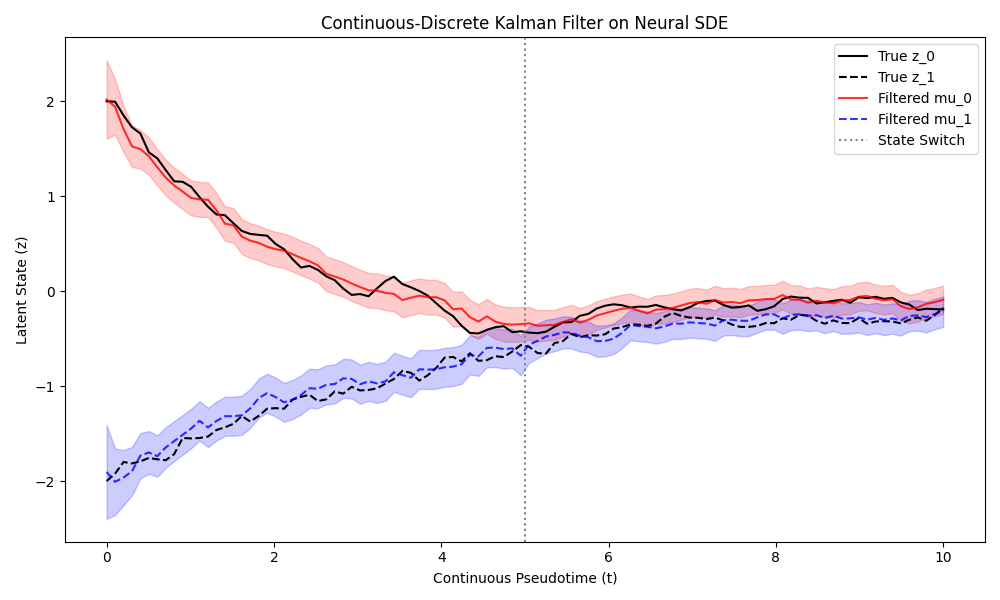

Python code for this plot:
import jax
import jax.numpy as jnp
import matplotlib.pyplot as plt

from stateflow.sde_core import NeuralSLDS
from stateflow.sde_inference import ContinuousDiscreteKalmanFilter

def test_sde_inference():
    print("Testing Continuous-Discrete Kalman Filter...")
    
    K = 2
    D_z = 2
    D_x = 5
    T = 100
    
    key = jax.random.PRNGKey(42)
    sde_model = NeuralSLDS(K, D_z, key)
    
    # Let's create an observation matrix C and R
    C = jnp.eye(D_x, D_z) * np.array([1.0, 1.0, 0.0, 0.0, 0.0])[:, None] # Only observe first 2 dims
    C = jax.random.normal(key, (D_x, D_z))
    R = jnp.eye(D_x) * 0.1
    
    # 1. Generate some continuous truth trajectory
    def s_path(t):
        p0 = jnp.where(t < 5.0, 1.0, 0.0)
        p1 = jnp.where(t >= 5.0, 1.0, 0.0)
        return jnp.array([p0, p1])

    ts = jnp.linspace(0.0, 10.0, T)
    z0 = jnp.array([2.0, -2.0])
    
    print("Simulating ground truth SDE...")
    z_true = sde_model.simulate_path(z0, ts, s_path, key)
    
    # 2. Add emission noise to generate observations
    x_obs = jax.vmap(lambda z: C @ z)(z_true)
    x_obs += jax.random.normal(jax.random.PRNGKey(123), x_obs.shape) * jnp.sqrt(0.1)
    
    # 3. Filter with our Continuous Discrete Filter
    print("Running Filter over discrete observations...")
    expected_s = jax.vmap(s_path)(ts) # We assume discrete states are known for testing the filter
    
    filter = ContinuousDiscreteKalmanFilter(sde_model, C, R)
    mu_0 = jnp.zeros(D_z)
    P_0 = jnp.eye(D_z)
    
    # Need to vmap / scan step
    # Wait, the class filter() function is missing import numpy as np and jax.lax inside logic.
    # We will test the class directly.
    mu_filt, P_filt = filter.filter(x_obs, ts, expected_s, mu_0, P_0)
    
    print("Plotting results...")
    plt.figure(figsize=(10, 6))
    
    # Plot true
    plt.plot(ts, z_true[:, 0], 'k-', label='True z_0')
    plt.plot(ts, z_true[:, 1], 'k--', label='True z_1')
    
    # Plot Filtered
    plt.plot(ts, mu_filt[:, 0], 'r-', alpha=0.8, label='Filtered mu_0')
    plt.plot(ts, mu_filt[:, 1], 'b--', alpha=0.8, label='Filtered mu_1')
    
    # Uncertainty
    std_0 = jnp.sqrt(P_filt[:, 0, 0])
    plt.fill_between(ts, mu_filt[:, 0] - 2*std_0, mu_filt[:, 0] + 2*std_0, color='r', alpha=0.2)
    
    std_1 = jnp.sqrt(P_filt[:, 1, 1])
    plt.fill_between(ts, mu_filt[:, 1] - 2*std_1, mu_filt[:, 1] + 2*std_1, color='b', alpha=0.2)
    
    plt.axvline(5.0, color='gray', linestyle=':', label='State Switch')
    plt.legend()
    plt.title("Continuous-Discrete Kalman Filter on Neural SDE")
    plt.xlabel("Continuous Pseudotime (t)")
    plt.ylabel("Latent State (z)")
    
    plt.tight_layout()
    plt.savefig('test_sde_inference.png')
    print("Saved test_sde_inference.png")

if __name__ == "__main__":
    import numpy as np
    test_sde_inference()
